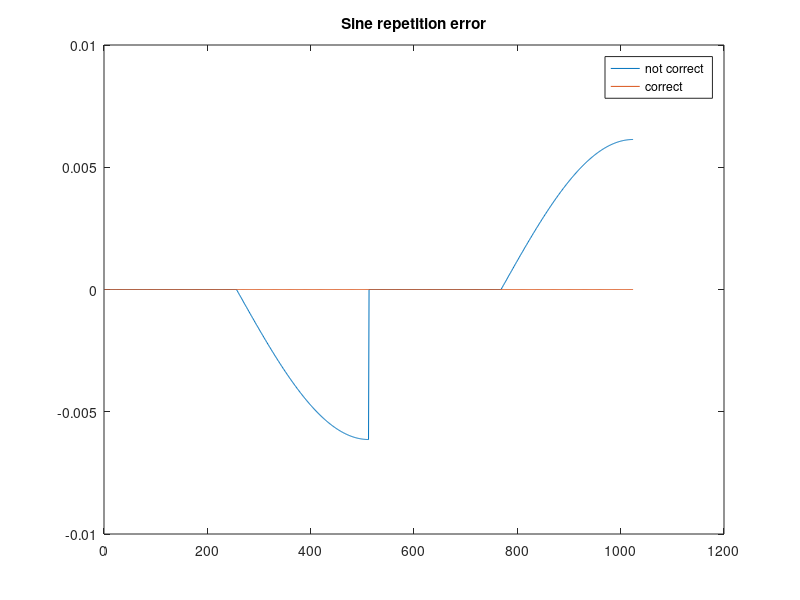

The MATLAB source for this figure:
x1 = sin(2*pi*[0:255]/1024); %quarter-period sine
x2 = sin(2*pi*[0:1023]/1024); %half-period sine
% Not correct repetition
x3 = [x1 x1(end:-1:1) -x1 -x1(end:-1:1)]; %repeat quarter-period sine to get half-period sine
% Correct repetition
x4 = [x1 1 x1(end:-1:2) -x1 -1 -x1(end:-1:2)]; %repeat quarter-period sine to get half-period sine
figure;
plot(x3-x2);
hold on
plot(x4-x2);
title('Sine repetition error')
legend('not correct', 'correct')